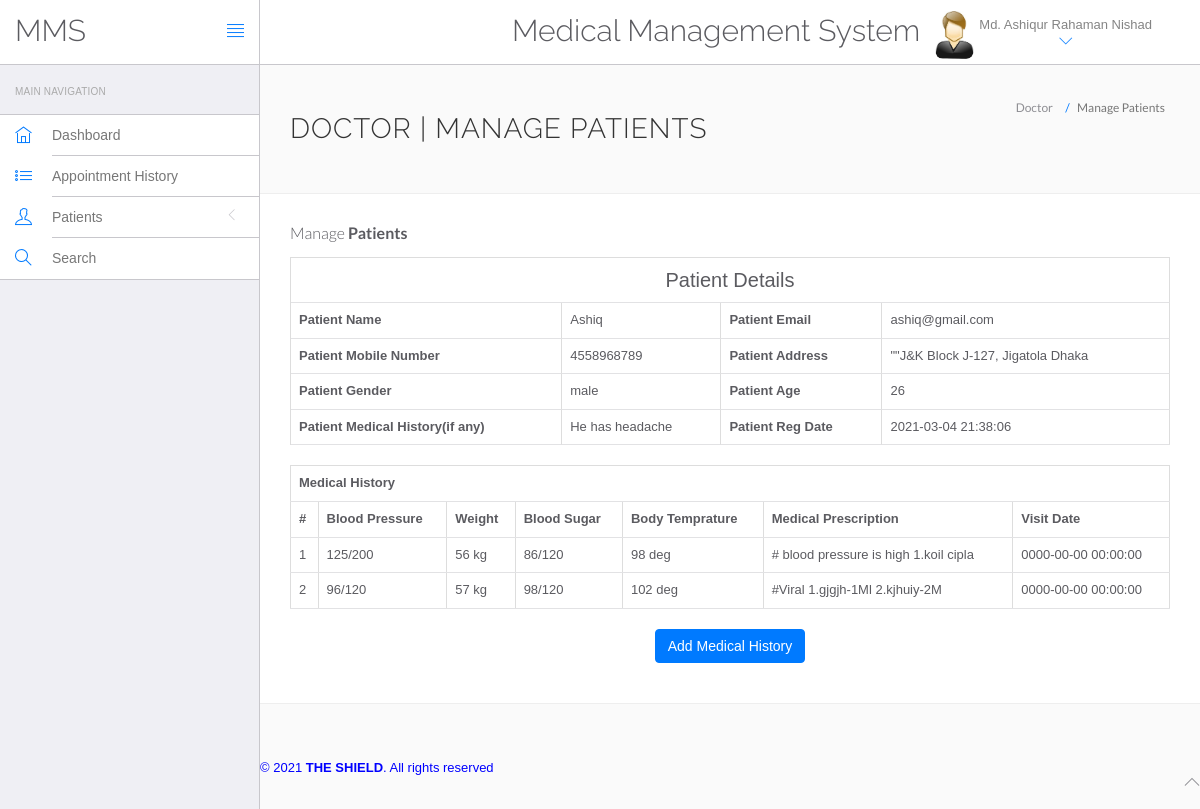
The app's page /doctor/view-patient.php?viewid=1 (signed in) with its own data.
### tables this page shows
CREATE TABLE `doctors` (
  `id` int(11) NOT NULL,
  `specilization` varchar(255) DEFAULT NULL,
  `doctorName` varchar(255) DEFAULT NULL,
  `address` longtext DEFAULT NULL,
  `docFees` varchar(255) DEFAULT NULL,
  `contactno` bigint(11) DEFAULT NULL,
  `docEmail` varchar(255) DEFAULT NULL,
  `password` varchar(255) DEFAULT NULL,
  `creationDate` timestamp NULL DEFAULT current_timestamp(),
  `updationDate` timestamp NULL DEFAULT NULL ON UPDATE current_timestamp()
);

CREATE TABLE `PatientTbl` (
  `ID` int(10) NOT NULL,
  `Docid` int(10) DEFAULT NULL,
  `PatientName` varchar(200) DEFAULT NULL,
  `PatientContno` bigint(10) DEFAULT NULL,
  `PatientEmail` varchar(200) DEFAULT NULL,
  `PatientGender` varchar(50) DEFAULT NULL,
  `PatientAdd` mediumtext DEFAULT NULL,
  `PatientAge` int(10) DEFAULT NULL,
  `PatientMedhis` mediumtext DEFAULT NULL,
  `CreationDate` timestamp NULL DEFAULT current_timestamp(),
  `UpdationDate` timestamp NULL DEFAULT NULL ON UPDATE current_timestamp()
);

CREATE TABLE `prescriptionHistory` (
  `ID` int(10) NOT NULL,
  `PatientID` int(10) DEFAULT NULL,
  `BloodPressure` varchar(200) DEFAULT NULL,
  `BloodSugar` varchar(200) NOT NULL,
  `Weight` varchar(100) DEFAULT NULL,
  `Temperature` varchar(200) DEFAULT NULL,
  `MedicalPres` mediumtext DEFAULT NULL,
  `CreationDate` timestamp NOT NULL DEFAULT current_timestamp() ON UPDATE current_timestamp()
);

### doctor/view-patient.php (the view, shortened to what this page needs)
<?php
include('include/config.php');
?>
<!DOCTYPE html>
<html lang="en">
<head>
  <link rel="stylesheet" href="vendor/bootstrap/css/bootstrap.min.css">
  <link rel="stylesheet" href="vendor/fontawesome/css/font-awesome.min.css">
  <link rel="stylesheet" href="vendor/themify-icons/themify-icons.min.css">
  <link href="vendor/animate.css/animate.min.css" rel="stylesheet" media="screen">
  <link href="vendor/perfect-scrollbar/perfect-scrollbar.min.css" rel="stylesheet" media="screen">
  <link href="vendor/switchery/switchery.min.css" rel="stylesheet" media="screen">
  <link href="vendor/bootstrap-touchspin/jquery.bootstrap-touchspin.min.css" rel="stylesheet" media="screen">
  <link href="vendor/select2/select2.min.css" rel="stylesheet" media="screen">
  <link href="vendor/bootstrap-datepicker/bootstrap-datepicker3.standalone.min.css" rel="stylesheet" media="screen">
  <link href="vendor/bootstrap-timepicker/bootstrap-timepicker.min.css" rel="stylesheet" media="screen">
  <link rel="stylesheet" href="assets/css/styles.css">
  <link rel="stylesheet" href="assets/css/plugins.css">
  <link rel="stylesheet" href="assets/css/themes/theme-1.css" id="skin_color" />
</head>
<body>
  <div id="app">
    <?php include('include/sidebar.php'); ?>
    <div class="app-content">
      <?php include('include/header.php'); ?>
      <div class="main-content">
        <div class="wrap-content container" id="container">
          <section id="page-title">
            <div class="row">
              <div class="col-sm-8">
                <h1 class="mainTitle">Doctor | Manage Patients</h1>
              </div>
              <ol class="breadcrumb">
                <li>
                  <span>Doctor</span>
                </li>
                <li class="active">
                  <span>Manage Patients</span>
                </li>
              </ol>
            </div>
          </section>
          <div class="container-fluid container-fullw bg-white">
            <div class="row">
              <div class="col-md-12">
                <h5 class="over-title margin-bottom-15">Manage <span class="text-bold">Patients</span></h5>
                <?php
                $vid = $_GET['viewid'];
                $ret = mysqli_query($con, "select * from PatientTbl where ID='$vid'");
                $cnt = 1;
                while ($row = mysqli_fetch_array($ret)) {
                ?>
                  <table border="1" class="table table-bordered">
                    <tr align="center">
                      <td colspan="4" style="font-size:20px;color:blue">
                        Patient Details</td>
                    </tr>
                    <tr>
                      <th scope>Patient Name</th>
                      <td><?php echo $row['PatientName']; ?></td>
                      <th scope>Patient Email</th>
                      <td><?php echo $row['PatientEmail']; ?></td>
                    </tr>
                    <tr>
                      <th scope>Patient Mobile Number</th>
                      <td><?php echo $row['PatientContno']; ?></td>
                      <th>Patient Address</th>
                      <td><?php echo $row['PatientAdd']; ?></td>
                    </tr>
                    <tr>
                      <th>Patient Gender</th>
                      <td><?php echo $row['PatientGender']; ?></td>
                      <th>Patient Age</th>
                      <td><?php echo $row['PatientAge']; ?></td>
                    </tr>
                    <tr>
                      <th>Patient Medical History(if any)</th>
                      <td><?php echo $row['PatientMedhis']; ?></td>
                      <th>Patient Reg Date</th>
                      <td><?php echo $row['CreationDate']; ?></td>
                    </tr>
                  <?php } ?>
                  </table>
                  <?php
                  $ret = mysqli_query($con, "select * from prescriptionHistory  where PatientID='$vid'");
                  ?>
                  <table id="datatable" class="table table-bordered dt-responsive nowrap" style="border-collapse: collapse; border-spacing: 0; width: 100%;">
                    <tr align="center">
                      <th colspan="8">Medical History</th>
                    </tr>
                    <tr>
                      <th>#</th>
                      <th>Blood Pressure</th>
                      <th>Weight</th>
                      <th>Blood Sugar</th>
                      <th>Body Temprature</th>
                      <th>Medical Prescription</th>
                      <th>Visit Date</th>
                    </tr>
                    <?php
                    while ($row = mysqli_fetch_array($ret)) {
                    ?>
                      <tr>
                        <td><?php echo $cnt; ?></td>
                        <td><?php echo $row['BloodPressure']; ?></td>
                        <td><?php echo $row['Weight']; ?></td>
                        <td><?php echo $row['BloodSugar']; ?></td>
                        <td><?php echo $row['Temperature']; ?></td>
                        <td><?php echo $row['MedicalPres']; ?></td>
                        <td><?php echo $row['CreationDate']; ?></td>
                      </tr>
                    <?php $cnt = $cnt + 1;
                    } ?>
                  </table>
                  <p align="center">
                    <button class="btn btn-primary waves-effect waves-light w-lg" data-toggle="modal" data-target="#myModal">Add Medical History</button>
                  </p>
              </div>
            </div>
          </div>
        </div>
        <?php include('include/footer.php'); ?>
      </div>
</body>
</html>

### doctor/include/header.php (shortened to what this page needs)
<header class="navbar navbar-default navbar-static-top">
	<div class="navbar-header">
		<a class="navbar-brand" href="#">
			<h2 style="padding-top:20% ">MMS</h2>
		</a>
		<a href="#" class="sidebar-toggler pull-right visible-md visible-lg" data-toggle-class="app-sidebar-closed" data-toggle-target="#app">
			<i class="ti-align-justify"></i>
		</a>
	</div>
	<div class="navbar-collapse collapse">
		<ul class="nav navbar-right">
			<li style="padding-top:2% ">
				<h2>Medical Management System</h2>
			</li>
			<li class="dropdown current-user">
				<a href class="dropdown-toggle" data-toggle="dropdown">
					<img src="assets/images/images.jpg"> <span class="username">
						<?php $query = mysqli_query($con, "select doctorName from doctors where id='" . $_SESSION['id'] . "'");
						while ($row = mysqli_fetch_array($query)) {
							echo $row['doctorName'];
						}
						?> <i class="ti-angle-down"></i></i></span>
				</a>
			</li>
		</ul>
	</div>
</header>

### doctor/assets/css/themes/theme-1.css (style rules this page uses)
body { background: #FAFAFA; }
header .navbar-header { background: #ffffff !important; border-right-color: #c8c7cc !important; border-bottom-color: #c8c7cc !important; }
header .navbar-header .sidebar-toggler, header .navbar-header .sidebar-mobile-toggler { color: #007aff !important; }
header .navbar-header .navbar-brand { color: #777 !important; }
header .navbar-collapse { background: #ffffff !important; border-bottom-color: #c8c7cc !important; box-shadow: none !important; }
header .navbar-collapse .navbar-right > li > a { color: #777; }
header .navbar-collapse .navbar-right > li > a i { color: #007aff !important; }

### records on screen
doctors: doctorName "Md. Ashiqur Rahaman Nishad"
patienttbl: PatientName "Ashiq", PatientEmail "ashiq@gmail.com", PatientContno "4558968789", PatientAdd "\"\"J&K Block J-127, Jigatola Dhaka", PatientGender "male", PatientAge "26", PatientMedhis "He has headache", CreationDate "2021-03-04 21:38:06"
prescriptionhistory: BloodPressure "125/200", Weight "56 kg", BloodSugar "86/120", Temperature "98 deg", MedicalPres "# blood pressure is high 1.koil cipla", CreationDate "0000-00-00 00:00:00"
prescriptionhistory: BloodPressure "96/120", Weight "57 kg", BloodSugar "98/120", Temperature "102 deg", MedicalPres "#Viral 1.gjgjh-1Ml 2.kjhuiy-2M", CreationDate "0000-00-00 00:00:00"
